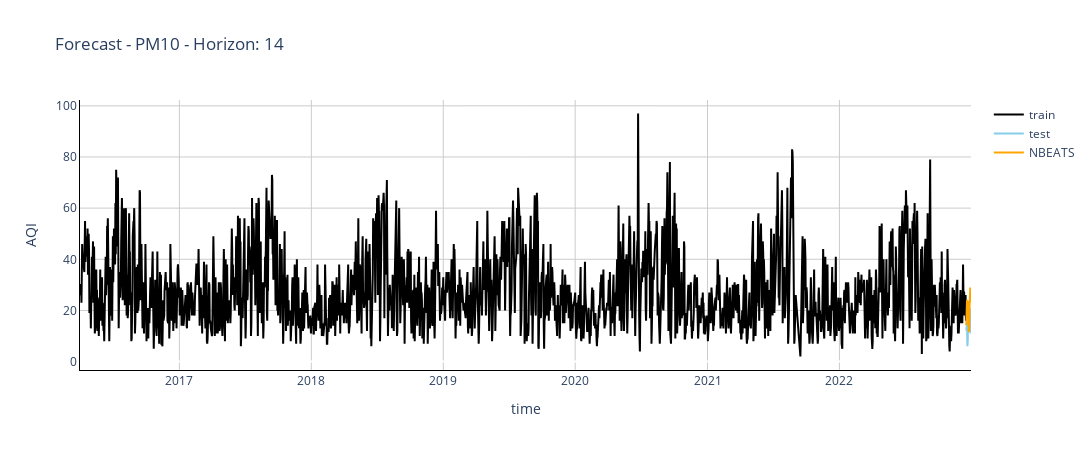
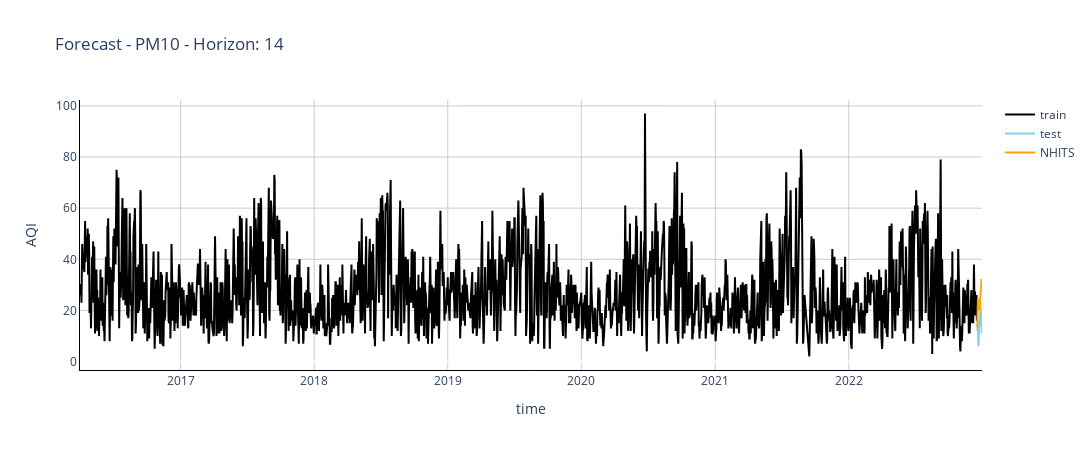
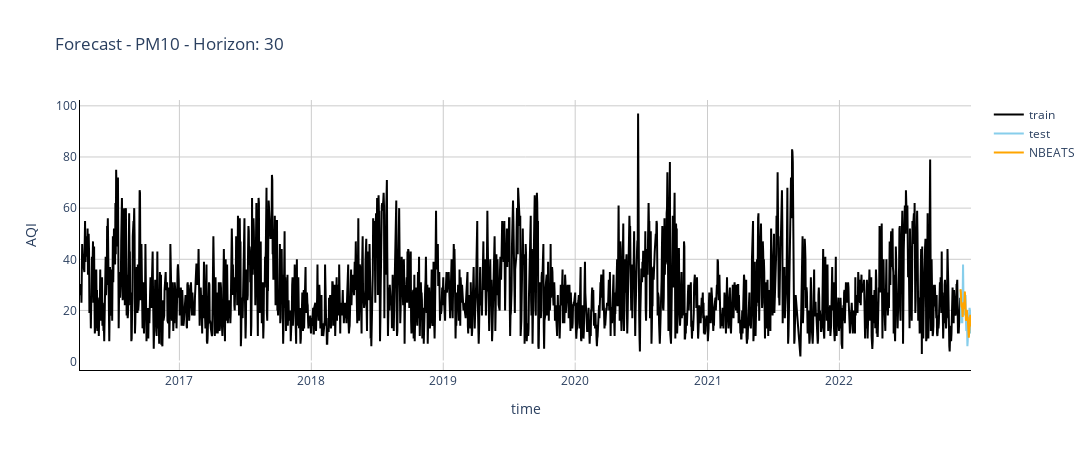
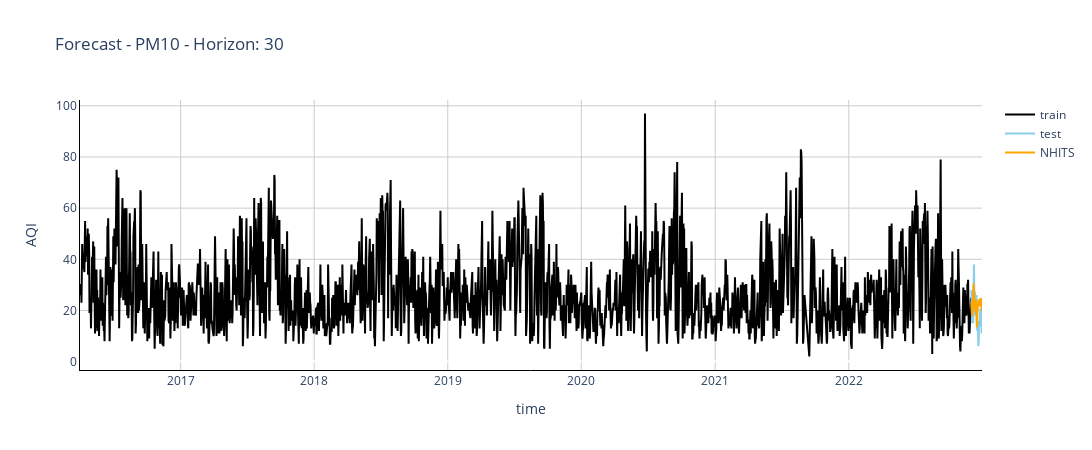

These figures' notebook cell, in order:
### Code cell
for pollutant in ['pm10']:
    for h in [14, 30, 60, 90]:

        obj = TimeObject(data, pollutant, agg_freq='D')
        obj.NIXTLA_train_test(split=h)
        horizon = len(obj.Y_train) # number of predictions

        # ======================================================================================================

        nbeats = joblib.load(fr"Results COBEQ\NBEATS (W)\{pollutant}\78W_Study.pkl")
        model = NBEATS(
            h=h,
            input_size=nbeats.best_trials[0].params.get('input_size'),
            stack_types=nbeats.best_trials[0].params.get('interpretability')+(nbeats.best_trials[0].params.get('n_stacks')-len(nbeats.best_trials[0].params.get('interpretability')))*['identity'],
            n_blocks=nbeats.best_trials[0].params.get('n_stacks') * [nbeats.best_trials[0].params.get('n_blocks')],
            max_steps=nbeats.best_trials[0].params.get('max_steps'),
            learning_rate=1e-3,
            val_check_steps=10,
        )
        fcst = NeuralForecast(
            models=[model],
            freq='D',
            local_scaler_type=nbeats.best_trials[0].params.get('local_scalar_type')
        )
        fcst.fit(df=obj.Y_train, verbose=False)
        predicted = fcst.predict(df=obj.Y_train, verbose=False)
        obj.plot_forecast(predicted, method='NBEATS', show_metrics=True)

        # ======================================================================================================
        
        nhits = joblib.load(fr"Results COBEQ\NHITS (W)\{pollutant}\78W_Study.pkl")
        model = NHITS(
            h=h,
            input_size=nhits.best_trials[0].params.get('input_size'),
            stack_types=nhits.best_trials[0].params.get('n_stacks')*['identity'],
            n_freq_downsample=nhits.best_trials[0].params.get('n_freq_downsample')+(nhits.best_trials[0].params.get('n_stacks')-len(nhits.best_trials[0].params.get('n_freq_downsample')))*[1],
            n_blocks=nhits.best_trials[0].params.get('n_stacks')*[nhits.best_trials[0].params.get('n_blocks')],
            n_pool_kernel_size=(nhits.best_trials[0].params.get('n_stacks')-len(nhits.best_trials[0].params.get('n_pool_kernel_size')))*[1]+nhits.best_trials[0].params.get('n_pool_kernel_size'),
            pooling_mode="MaxPool1d",
            activation="ReLU",
            interpolation_mode='linear',
            max_steps=nhits.best_trials[0].params.get('max_steps'),
            val_check_steps=10,
        )
        fcst = NeuralForecast(
            models=[model],
            freq='D',
            local_scaler_type=nhits.best_trials[0].params.get('local_scalar_type')
        )
        fcst.fit(df=obj.Y_train, verbose=False)
        predicted = fcst.predict(df=obj.Y_train, verbose=False)
        obj.plot_forecast(predicted, show_metrics=True)

### Figure 1 — Plotly figure (JSON) as saved in the notebook; plotly's stock layout.template omitted (floating-point values rounded to 4 significant figures; data arrays with more than 128 entries replaced by an {"elided": "..."} marker saying what was removed)
{"data": [{"hovertemplate": "x: %{x}<br>y: %{y}", "marker": {"color": "black"}, "mode": "lines", "name": "train", "type": "scatter", "x": {"elided": "2452 str values"}, "y": {"elided": "2452 float values"}}, {"hovertemplate": "x: %{x}<br>y: %{y}", "marker": {"color": "skyblue"}, "mode": "lines", "name": "test", "type": "scatter", "x": ["2022-12-18T00:00:00", "2022-12-19T00:00:00", "2022-12-20T00:00:00", "2022-12-21T00:00:00", "2022-12-22T00:00:00", "2022-12-23T00:00:00", "2022-12-24T00:00:00", "2022-12-25T00:00:00", "2022-12-26T00:00:00", "2022-12-27T00:00:00", "2022-12-28T00:00:00", "2022-12-29T00:00:00", "2022-12-30T00:00:00", "2022-12-31T00:00:00"], "y": [12, 15, 15, 6, 8, 16, 14, 16, 19, 21, 20, 17, 11, 14]}, {"hovertemplate": "x: %{x}<br>y: %{y}", "marker": {"color": "orange"}, "mode": "lines", "name": "NBEATS", "type": "scatter", "x": ["2022-12-18T00:00:00", "2022-12-19T00:00:00", "2022-12-20T00:00:00", "2022-12-21T00:00:00", "2022-12-22T00:00:00", "2022-12-23T00:00:00", "2022-12-24T00:00:00", "2022-12-25T00:00:00", "2022-12-26T00:00:00", "2022-12-27T00:00:00", "2022-12-28T00:00:00", "2022-12-29T00:00:00", "2022-12-30T00:00:00", "2022-12-31T00:00:00"], "y": [14.23, 21.77, 24.19, 21.47, 23.57, 23.37, 18.46, 11.57, 12.52, 21.46, 27.29, 28.94, 27.21, 23.27]}], "layout": {"height": 450, "paper_bgcolor": "white", "plot_bgcolor": "white", "title": {"text": "Forecast - PM10 - Horizon: 14"}, "width": 1100, "xaxis": {"gridcolor": "#cccccc", "linecolor": "black", "title": {"text": "time"}}, "yaxis": {"gridcolor": "#cccccc", "linecolor": "black", "title": {"text": "AQI"}}}}

### Figure 2 — Plotly figure (JSON) as saved in the notebook; plotly's stock layout.template omitted (floating-point values rounded to 4 significant figures; data arrays with more than 128 entries replaced by an {"elided": "..."} marker saying what was removed)
{"data": [{"hovertemplate": "x: %{x}<br>y: %{y}", "marker": {"color": "black"}, "mode": "lines", "name": "train", "type": "scatter", "x": {"elided": "2452 str values"}, "y": {"elided": "2452 float values"}}, {"hovertemplate": "x: %{x}<br>y: %{y}", "marker": {"color": "skyblue"}, "mode": "lines", "name": "test", "type": "scatter", "x": ["2022-12-18T00:00:00", "2022-12-19T00:00:00", "2022-12-20T00:00:00", "2022-12-21T00:00:00", "2022-12-22T00:00:00", "2022-12-23T00:00:00", "2022-12-24T00:00:00", "2022-12-25T00:00:00", "2022-12-26T00:00:00", "2022-12-27T00:00:00", "2022-12-28T00:00:00", "2022-12-29T00:00:00", "2022-12-30T00:00:00", "2022-12-31T00:00:00"], "y": [12, 15, 15, 6, 8, 16, 14, 16, 19, 21, 20, 17, 11, 14]}, {"hovertemplate": "x: %{x}<br>y: %{y}", "marker": {"color": "orange"}, "mode": "lines", "name": "NHITS", "type": "scatter", "x": ["2022-12-18T00:00:00", "2022-12-19T00:00:00", "2022-12-20T00:00:00", "2022-12-21T00:00:00", "2022-12-22T00:00:00", "2022-12-23T00:00:00", "2022-12-24T00:00:00", "2022-12-25T00:00:00", "2022-12-26T00:00:00", "2022-12-27T00:00:00", "2022-12-28T00:00:00", "2022-12-29T00:00:00", "2022-12-30T00:00:00", "2022-12-31T00:00:00"], "y": [13.45, 21.04, 24.39, 24.33, 24.15, 22.58, 20.47, 19.96, 24.35, 27.47, 28.91, 30.57, 32.29, 28.44]}], "layout": {"height": 450, "paper_bgcolor": "white", "plot_bgcolor": "white", "title": {"text": "Forecast - PM10 - Horizon: 14"}, "width": 1100, "xaxis": {"gridcolor": "#cccccc", "linecolor": "black", "title": {"text": "time"}}, "yaxis": {"gridcolor": "#cccccc", "linecolor": "black", "title": {"text": "AQI"}}}}

### Figure 3 — Plotly figure (JSON) as saved in the notebook; plotly's stock layout.template omitted (floating-point values rounded to 4 significant figures; data arrays with more than 128 entries replaced by an {"elided": "..."} marker saying what was removed)
{"data": [{"hovertemplate": "x: %{x}<br>y: %{y}", "marker": {"color": "black"}, "mode": "lines", "name": "train", "type": "scatter", "x": {"elided": "2436 str values"}, "y": {"elided": "2436 float values"}}, {"hovertemplate": "x: %{x}<br>y: %{y}", "marker": {"color": "skyblue"}, "mode": "lines", "name": "test", "type": "scatter", "x": ["2022-12-02T00:00:00", "2022-12-03T00:00:00", "2022-12-04T00:00:00", "2022-12-05T00:00:00", "2022-12-06T00:00:00", "2022-12-07T00:00:00", "2022-12-08T00:00:00", "2022-12-09T00:00:00", "2022-12-10T00:00:00", "2022-12-11T00:00:00", "2022-12-12T00:00:00", "2022-12-13T00:00:00", "2022-12-14T00:00:00", "2022-12-15T00:00:00", "2022-12-16T00:00:00", "2022-12-17T00:00:00", "2022-12-18T00:00:00", "2022-12-19T00:00:00", "2022-12-20T00:00:00", "2022-12-21T00:00:00", "2022-12-22T00:00:00", "2022-12-23T00:00:00", "2022-12-24T00:00:00", "2022-12-25T00:00:00", "2022-12-26T00:00:00", "2022-12-27T00:00:00", "2022-12-28T00:00:00", "2022-12-29T00:00:00", "2022-12-30T00:00:00", "2022-12-31T00:00:00"], "y": [28, 24, 15, 21, 21, 15, 25, 38, 27, 27, 27, 18, 21, 24, 26, 16, 12, 15, 15, 6, 8, 16, 14, 16, 19, 21, 20, 17, 11, 14]}, {"hovertemplate": "x: %{x}<br>y: %{y}", "marker": {"color": "orange"}, "mode": "lines", "name": "NBEATS", "type": "scatter", "x": ["2022-12-02T00:00:00", "2022-12-03T00:00:00", "2022-12-04T00:00:00", "2022-12-05T00:00:00", "2022-12-06T00:00:00", "2022-12-07T00:00:00", "2022-12-08T00:00:00", "2022-12-09T00:00:00", "2022-12-10T00:00:00", "2022-12-11T00:00:00", "2022-12-12T00:00:00", "2022-12-13T00:00:00", "2022-12-14T00:00:00", "2022-12-15T00:00:00", "2022-12-16T00:00:00", "2022-12-17T00:00:00", "2022-12-18T00:00:00", "2022-12-19T00:00:00", "2022-12-20T00:00:00", "2022-12-21T00:00:00", "2022-12-22T00:00:00", "2022-12-23T00:00:00", "2022-12-24T00:00:00", "2022-12-25T00:00:00", "2022-12-26T00:00:00", "2022-12-27T00:00:00", "2022-12-28T00:00:00", "2022-12-29T00:00:00", "2022-12-30T00:00:00", "2022-12-31T00:00:00"], "y": [28.3, 26.89, 22.37, 21.25, 22.57, 18.54, 17.47, 21.18, 23.17, 21.89, 20.52, 26.33, 27.44, 24.15, 19.61, 15.94, 18.58, 20.13, 19.61, 16.51, 17.54, 14.16, 11.38, 9.398, 11.83, 15.5, 17.52, 18.25, 16.42, 13.73]}], "layout": {"height": 450, "paper_bgcolor": "white", "plot_bgcolor": "white", "title": {"text": "Forecast - PM10 - Horizon: 30"}, "width": 1100, "xaxis": {"gridcolor": "#cccccc", "linecolor": "black", "title": {"text": "time"}}, "yaxis": {"gridcolor": "#cccccc", "linecolor": "black", "title": {"text": "AQI"}}}}

### Figure 4 — Plotly figure (JSON) as saved in the notebook; plotly's stock layout.template omitted (floating-point values rounded to 4 significant figures; data arrays with more than 128 entries replaced by an {"elided": "..."} marker saying what was removed)
{"data": [{"hovertemplate": "x: %{x}<br>y: %{y}", "marker": {"color": "black"}, "mode": "lines", "name": "train", "type": "scatter", "x": {"elided": "2436 str values"}, "y": {"elided": "2436 float values"}}, {"hovertemplate": "x: %{x}<br>y: %{y}", "marker": {"color": "skyblue"}, "mode": "lines", "name": "test", "type": "scatter", "x": ["2022-12-02T00:00:00", "2022-12-03T00:00:00", "2022-12-04T00:00:00", "2022-12-05T00:00:00", "2022-12-06T00:00:00", "2022-12-07T00:00:00", "2022-12-08T00:00:00", "2022-12-09T00:00:00", "2022-12-10T00:00:00", "2022-12-11T00:00:00", "2022-12-12T00:00:00", "2022-12-13T00:00:00", "2022-12-14T00:00:00", "2022-12-15T00:00:00", "2022-12-16T00:00:00", "2022-12-17T00:00:00", "2022-12-18T00:00:00", "2022-12-19T00:00:00", "2022-12-20T00:00:00", "2022-12-21T00:00:00", "2022-12-22T00:00:00", "2022-12-23T00:00:00", "2022-12-24T00:00:00", "2022-12-25T00:00:00", "2022-12-26T00:00:00", "2022-12-27T00:00:00", "2022-12-28T00:00:00", "2022-12-29T00:00:00", "2022-12-30T00:00:00", "2022-12-31T00:00:00"], "y": [28, 24, 15, 21, 21, 15, 25, 38, 27, 27, 27, 18, 21, 24, 26, 16, 12, 15, 15, 6, 8, 16, 14, 16, 19, 21, 20, 17, 11, 14]}, {"hovertemplate": "x: %{x}<br>y: %{y}", "marker": {"color": "orange"}, "mode": "lines", "name": "NHITS", "type": "scatter", "x": ["2022-12-02T00:00:00", "2022-12-03T00:00:00", "2022-12-04T00:00:00", "2022-12-05T00:00:00", "2022-12-06T00:00:00", "2022-12-07T00:00:00", "2022-12-08T00:00:00", "2022-12-09T00:00:00", "2022-12-10T00:00:00", "2022-12-11T00:00:00", "2022-12-12T00:00:00", "2022-12-13T00:00:00", "2022-12-14T00:00:00", "2022-12-15T00:00:00", "2022-12-16T00:00:00", "2022-12-17T00:00:00", "2022-12-18T00:00:00", "2022-12-19T00:00:00", "2022-12-20T00:00:00", "2022-12-21T00:00:00", "2022-12-22T00:00:00", "2022-12-23T00:00:00", "2022-12-24T00:00:00", "2022-12-25T00:00:00", "2022-12-26T00:00:00", "2022-12-27T00:00:00", "2022-12-28T00:00:00", "2022-12-29T00:00:00", "2022-12-30T00:00:00", "2022-12-31T00:00:00"], "y": [23.35, 20.38, 17.73, 20.21, 24.17, 27.13, 30.66, 27.17, 23.59, 20.38, 19.58, 22.51, 24.23, 21.92, 18.16, 13.5, 15.57, 20.84, 24.15, 23.51, 24.26, 24.0, 21.73, 21.83, 22.87, 24.78, 24.27, 24.36, 22.01, 19.72]}], "layout": {"height": 450, "paper_bgcolor": "white", "plot_bgcolor": "white", "title": {"text": "Forecast - PM10 - Horizon: 30"}, "width": 1100, "xaxis": {"gridcolor": "#cccccc", "linecolor": "black", "title": {"text": "time"}}, "yaxis": {"gridcolor": "#cccccc", "linecolor": "black", "title": {"text": "AQI"}}}}
